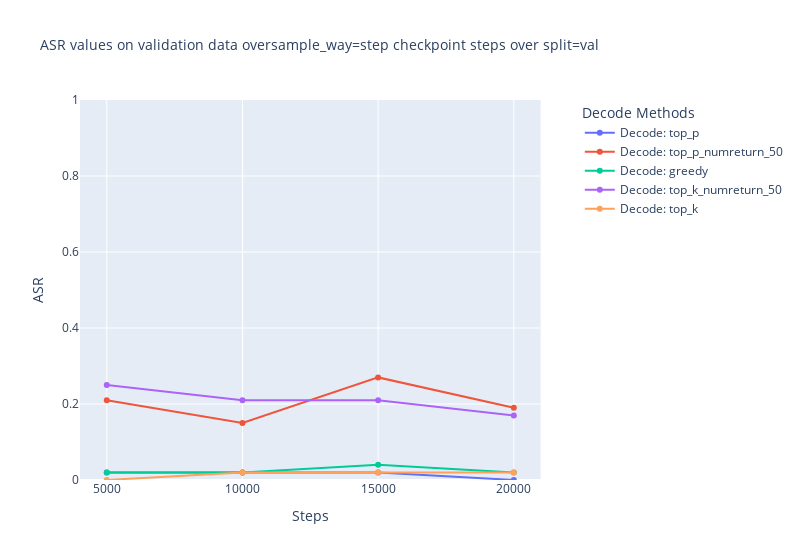

Notebook code cell kept with this figure:
### Code cell
# for gpt
root='/fs/ess/PAA0201/lzy37ld/why_attack/ckpt'
sample_way="step"
ckpt_name=f'prompter_victim=vicuna-7b-chat-v1.5_prompt_type=q_p_model_name=llama2-base_sample_way_and_n_sample={sample_way}_nsample=200_epoch_5'
split="val"
dir_base_name = os.path.join(root,ckpt_name) 
# 示例：搜索 'a/b/c/checkpoint-123/*.json'
"/fs/ess/PAA0201/lzy37ld/why_attack/ckpt/prompter_victim=llama2-7b-chat_prompt_type=q_p_model_name=llama2-base_sample_way_and_n_sample=step_nsample=200_epoch_5/"  # Replace with the actual folder path
files = find_files(f'{dir_base_name}/*{split}_analysis/**/gpt*/*.jsonl')
# print(files)
data = convert_to_d(files)
plot(data,sample_way = sample_way,split = split)

### Figure 1 — Plotly figure (JSON) as saved in the notebook; plotly's stock layout.template omitted (floating-point values rounded to 4 significant figures)
{"data": [{"mode": "lines+markers", "name": "Decode: top_p", "type": "scatter", "x": ["5000", "10000", "15000", "20000"], "xaxis": "x", "y": [0.02, 0.02, 0.02, 0], "yaxis": "y"}, {"mode": "lines+markers", "name": "Decode: top_p_numreturn_50", "type": "scatter", "x": ["5000", "10000", "15000", "20000"], "xaxis": "x", "y": [0.21, 0.15, 0.27, 0.19], "yaxis": "y"}, {"mode": "lines+markers", "name": "Decode: greedy", "type": "scatter", "x": ["5000", "10000", "15000", "20000"], "xaxis": "x", "y": [0.02, 0.02, 0.04, 0.02], "yaxis": "y"}, {"mode": "lines+markers", "name": "Decode: top_k_numreturn_50", "type": "scatter", "x": ["5000", "10000", "15000", "20000"], "xaxis": "x", "y": [0.25, 0.21, 0.21, 0.17], "yaxis": "y"}, {"mode": "lines+markers", "name": "Decode: top_k", "type": "scatter", "x": ["5000", "10000", "15000", "20000"], "xaxis": "x", "y": [0, 0.02, 0.02, 0.02], "yaxis": "y"}], "layout": {"legend": {"title": {"text": "Decode Methods"}}, "title": {"font": {"size": 14}, "text": "ASR values on validation data oversample_way=step checkpoint steps over split=val"}, "width": 800, "xaxis": {"anchor": "y", "domain": [0, 0.94], "title": {"text": "Steps"}}, "yaxis": {"anchor": "x", "domain": [0, 1], "range": [0, 1], "title": {"text": "ASR"}}, "yaxis2": {"anchor": "x", "overlaying": "y", "side": "right"}}}
